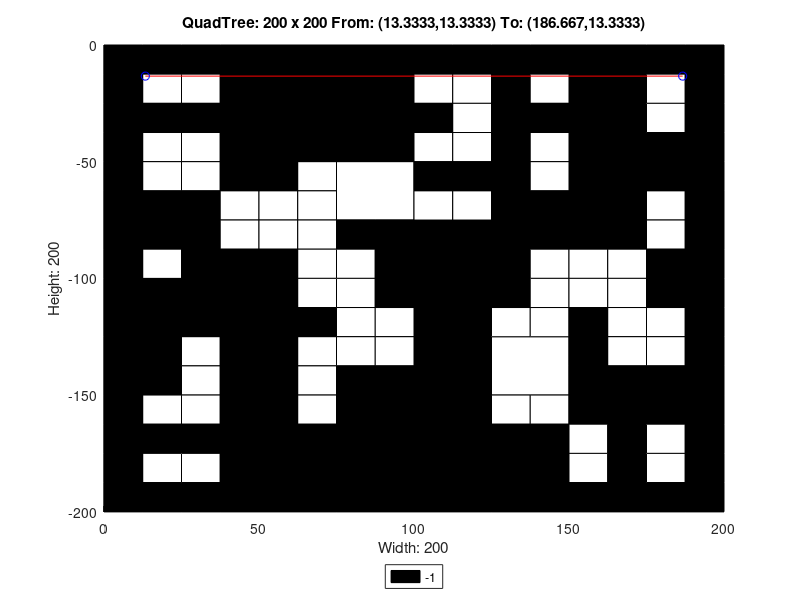

Reproduce this figure in MATLAB.
axis([0 200 -200 0]);
title('QuadTree: 200 x 200 From: (13.3333,13.3333) To: (186.667,13.3333)');
xlabel('Width: 200');
ylabel('Height: 200');
rectangle('Position',[50 -50 50 50], 'FaceColor',[0 0 0]);
rectangle('Position',[75 -75 25 25], 'FaceColor',[1 1 1]);
rectangle('Position',[150 -25 25 25], 'FaceColor',[0 0 0]);
rectangle('Position',[150 -50 25 25], 'FaceColor',[0 0 0]);
rectangle('Position',[100 -100 25 25], 'FaceColor',[0 0 0]);
rectangle('Position',[150 -75 25 25], 'FaceColor',[0 0 0]);
rectangle('Position',[0 -125 25 25], 'FaceColor',[0 0 0]);
rectangle('Position',[25 -125 25 25], 'FaceColor',[0 0 0]);
rectangle('Position',[0 -150 25 25], 'FaceColor',[0 0 0]);
rectangle('Position',[75 -175 25 25], 'FaceColor',[0 0 0]);
rectangle('Position',[50 -200 25 25], 'FaceColor',[0 0 0]);
rectangle('Position',[75 -200 25 25], 'FaceColor',[0 0 0]);
rectangle('Position',[100 -125 25 25], 'FaceColor',[0 0 0]);
rectangle('Position',[100 -150 25 25], 'FaceColor',[0 0 0]);
rectangle('Position',[125 -150 25 25], 'FaceColor',[1 1 1]);
rectangle('Position',[100 -175 25 25], 'FaceColor',[0 0 0]);
rectangle('Position',[100 -200 25 25], 'FaceColor',[0 0 0]);
rectangle('Position',[125 -200 25 25], 'FaceColor',[0 0 0]);
rectangle('Position',[0 -12.5 12.5 12.5], 'FaceColor',[0 0 0]);
rectangle('Position',[12.5 -12.5 12.5 12.5], 'FaceColor',[0 0 0]);
rectangle('Position',[0 -25 12.5 12.5], 'FaceColor',[0 0 0]);
rectangle('Position',[12.5 -25 12.5 12.5], 'FaceColor',[1 1 1]);
rectangle('Position',[25 -12.5 12.5 12.5], 'FaceColor',[0 0 0]);
rectangle('Position',[37.5 -12.5 12.5 12.5], 'FaceColor',[0 0 0]);
rectangle('Position',[25 -25 12.5 12.5], 'FaceColor',[1 1 1]);
rectangle('Position',[37.5 -25 12.5 12.5], 'FaceColor',[0 0 0]);
rectangle('Position',[0 -37.5 12.5 12.5], 'FaceColor',[0 0 0]);
rectangle('Position',[12.5 -37.5 12.5 12.5], 'FaceColor',[0 0 0]);
rectangle('Position',[0 -50 12.5 12.5], 'FaceColor',[0 0 0]);
rectangle('Position',[12.5 -50 12.5 12.5], 'FaceColor',[1 1 1]);
rectangle('Position',[25 -37.5 12.5 12.5], 'FaceColor',[0 0 0]);
rectangle('Position',[37.5 -37.5 12.5 12.5], 'FaceColor',[0 0 0]);
rectangle('Position',[25 -50 12.5 12.5], 'FaceColor',[1 1 1]);
rectangle('Position',[37.5 -50 12.5 12.5], 'FaceColor',[0 0 0]);
rectangle('Position',[0 -62.5 12.5 12.5], 'FaceColor',[0 0 0]);
rectangle('Position',[12.5 -62.5 12.5 12.5], 'FaceColor',[1 1 1]);
rectangle('Position',[0 -75 12.5 12.5], 'FaceColor',[0 0 0]);
rectangle('Position',[12.5 -75 12.5 12.5], 'FaceColor',[0 0 0]);
rectangle('Position',[25 -62.5 12.5 12.5], 'FaceColor',[1 1 1]);
rectangle('Position',[37.5 -62.5 12.5 12.5], 'FaceColor',[0 0 0]);
rectangle('Position',[25 -75 12.5 12.5], 'FaceColor',[0 0 0]);
rectangle('Position',[37.5 -75 12.5 12.5], 'FaceColor',[1 1 1]);
rectangle('Position',[0 -87.5 12.5 12.5], 'FaceColor',[0 0 0]);
rectangle('Position',[12.5 -87.5 12.5 12.5], 'FaceColor',[0 0 0]);
rectangle('Position',[0 -100 12.5 12.5], 'FaceColor',[0 0 0]);
rectangle('Position',[12.5 -100 12.5 12.5], 'FaceColor',[1 1 1]);
rectangle('Position',[25 -87.5 12.5 12.5], 'FaceColor',[0 0 0]);
rectangle('Position',[37.5 -87.5 12.5 12.5], 'FaceColor',[1 1 1]);
rectangle('Position',[25 -100 12.5 12.5], 'FaceColor',[0 0 0]);
rectangle('Position',[37.5 -100 12.5 12.5], 'FaceColor',[0 0 0]);
rectangle('Position',[50 -62.5 12.5 12.5], 'FaceColor',[0 0 0]);
rectangle('Position',[62.5 -62.5 12.5 12.5], 'FaceColor',[1 1 1]);
rectangle('Position',[50 -75 12.5 12.5], 'FaceColor',[1 1 1]);
rectangle('Position',[62.5 -75 12.5 12.5], 'FaceColor',[1 1 1]);
rectangle('Position',[50 -87.5 12.5 12.5], 'FaceColor',[1 1 1]);
rectangle('Position',[62.5 -87.5 12.5 12.5], 'FaceColor',[1 1 1]);
rectangle('Position',[50 -100 12.5 12.5], 'FaceColor',[0 0 0]);
rectangle('Position',[62.5 -100 12.5 12.5], 'FaceColor',[1 1 1]);
rectangle('Position',[75 -87.5 12.5 12.5], 'FaceColor',[0 0 0]);
rectangle('Position',[87.5 -87.5 12.5 12.5], 'FaceColor',[0 0 0]);
rectangle('Position',[75 -100 12.5 12.5], 'FaceColor',[1 1 1]);
rectangle('Position',[87.5 -100 12.5 12.5], 'FaceColor',[0 0 0]);
rectangle('Position',[100 -12.5 12.5 12.5], 'FaceColor',[0 0 0]);
rectangle('Position',[112.5 -12.5 12.5 12.5], 'FaceColor',[0 0 0]);
rectangle('Position',[100 -25 12.5 12.5], 'FaceColor',[1 1 1]);
rectangle('Position',[112.5 -25 12.5 12.5], 'FaceColor',[1 1 1]);
rectangle('Position',[125 -12.5 12.5 12.5], 'FaceColor',[0 0 0]);
rectangle('Position',[137.5 -12.5 12.5 12.5], 'FaceColor',[0 0 0]);
rectangle('Position',[125 -25 12.5 12.5], 'FaceColor',[0 0 0]);
rectangle('Position',[137.5 -25 12.5 12.5], 'FaceColor',[1 1 1]);
rectangle('Position',[100 -37.5 12.5 12.5], 'FaceColor',[0 0 0]);
rectangle('Position',[112.5 -37.5 12.5 12.5], 'FaceColor',[1 1 1]);
rectangle('Position',[100 -50 12.5 12.5], 'FaceColor',[1 1 1]);
rectangle('Position',[112.5 -50 12.5 12.5], 'FaceColor',[1 1 1]);
rectangle('Position',[125 -37.5 12.5 12.5], 'FaceColor',[0 0 0]);
rectangle('Position',[137.5 -37.5 12.5 12.5], 'FaceColor',[0 0 0]);
rectangle('Position',[125 -50 12.5 12.5], 'FaceColor',[0 0 0]);
rectangle('Position',[137.5 -50 12.5 12.5], 'FaceColor',[1 1 1]);
rectangle('Position',[175 -12.5 12.5 12.5], 'FaceColor',[0 0 0]);
rectangle('Position',[187.5 -12.5 12.5 12.5], 'FaceColor',[0 0 0]);
rectangle('Position',[175 -25 12.5 12.5], 'FaceColor',[1 1 1]);
rectangle('Position',[187.5 -25 12.5 12.5], 'FaceColor',[0 0 0]);
rectangle('Position',[175 -37.5 12.5 12.5], 'FaceColor',[1 1 1]);
rectangle('Position',[187.5 -37.5 12.5 12.5], 'FaceColor',[0 0 0]);
rectangle('Position',[175 -50 12.5 12.5], 'FaceColor',[0 0 0]);
rectangle('Position',[187.5 -50 12.5 12.5], 'FaceColor',[0 0 0]);
rectangle('Position',[100 -62.5 12.5 12.5], 'FaceColor',[0 0 0]);
rectangle('Position',[112.5 -62.5 12.5 12.5], 'FaceColor',[0 0 0]);
rectangle('Position',[100 -75 12.5 12.5], 'FaceColor',[1 1 1]);
rectangle('Position',[112.5 -75 12.5 12.5], 'FaceColor',[1 1 1]);
rectangle('Position',[125 -62.5 12.5 12.5], 'FaceColor',[0 0 0]);
rectangle('Position',[137.5 -62.5 12.5 12.5], 'FaceColor',[1 1 1]);
rectangle('Position',[125 -75 12.5 12.5], 'FaceColor',[0 0 0]);
rectangle('Position',[137.5 -75 12.5 12.5], 'FaceColor',[0 0 0]);
rectangle('Position',[125 -87.5 12.5 12.5], 'FaceColor',[0 0 0]);
rectangle('Position',[137.5 -87.5 12.5 12.5], 'FaceColor',[0 0 0]);
rectangle('Position',[125 -100 12.5 12.5], 'FaceColor',[0 0 0]);
rectangle('Position',[137.5 -100 12.5 12.5], 'FaceColor',[1 1 1]);
rectangle('Position',[175 -62.5 12.5 12.5], 'FaceColor',[0 0 0]);
rectangle('Position',[187.5 -62.5 12.5 12.5], 'FaceColor',[0 0 0]);
rectangle('Position',[175 -75 12.5 12.5], 'FaceColor',[1 1 1]);
rectangle('Position',[187.5 -75 12.5 12.5], 'FaceColor',[0 0 0]);
rectangle('Position',[150 -87.5 12.5 12.5], 'FaceColor',[0 0 0]);
rectangle('Position',[162.5 -87.5 12.5 12.5], 'FaceColor',[0 0 0]);
rectangle('Position',[150 -100 12.5 12.5], 'FaceColor',[1 1 1]);
rectangle('Position',[162.5 -100 12.5 12.5], 'FaceColor',[1 1 1]);
rectangle('Position',[175 -87.5 12.5 12.5], 'FaceColor',[1 1 1]);
rectangle('Position',[187.5 -87.5 12.5 12.5], 'FaceColor',[0 0 0]);
rectangle('Position',[175 -100 12.5 12.5], 'FaceColor',[0 0 0]);
rectangle('Position',[187.5 -100 12.5 12.5], 'FaceColor',[0 0 0]);
rectangle('Position',[25 -137.5 12.5 12.5], 'FaceColor',[1 1 1]);
rectangle('Position',[37.5 -137.5 12.5 12.5], 'FaceColor',[0 0 0]);
rectangle('Position',[25 -150 12.5 12.5], 'FaceColor',[1 1 1]);
rectangle('Position',[37.5 -150 12.5 12.5], 'FaceColor',[0 0 0]);
rectangle('Position',[50 -112.5 12.5 12.5], 'FaceColor',[0 0 0]);
rectangle('Position',[62.5 -112.5 12.5 12.5], 'FaceColor',[1 1 1]);
rectangle('Position',[50 -125 12.5 12.5], 'FaceColor',[0 0 0]);
rectangle('Position',[62.5 -125 12.5 12.5], 'FaceColor',[0 0 0]);
rectangle('Position',[75 -112.5 12.5 12.5], 'FaceColor',[1 1 1]);
rectangle('Position',[87.5 -112.5 12.5 12.5], 'FaceColor',[0 0 0]);
rectangle('Position',[75 -125 12.5 12.5], 'FaceColor',[1 1 1]);
rectangle('Position',[87.5 -125 12.5 12.5], 'FaceColor',[1 1 1]);
rectangle('Position',[50 -137.5 12.5 12.5], 'FaceColor',[0 0 0]);
rectangle('Position',[62.5 -137.5 12.5 12.5], 'FaceColor',[1 1 1]);
rectangle('Position',[50 -150 12.5 12.5], 'FaceColor',[0 0 0]);
rectangle('Position',[62.5 -150 12.5 12.5], 'FaceColor',[1 1 1]);
rectangle('Position',[75 -137.5 12.5 12.5], 'FaceColor',[1 1 1]);
rectangle('Position',[87.5 -137.5 12.5 12.5], 'FaceColor',[1 1 1]);
rectangle('Position',[75 -150 12.5 12.5], 'FaceColor',[0 0 0]);
rectangle('Position',[87.5 -150 12.5 12.5], 'FaceColor',[0 0 0]);
rectangle('Position',[0 -162.5 12.5 12.5], 'FaceColor',[0 0 0]);
rectangle('Position',[12.5 -162.5 12.5 12.5], 'FaceColor',[1 1 1]);
rectangle('Position',[0 -175 12.5 12.5], 'FaceColor',[0 0 0]);
rectangle('Position',[12.5 -175 12.5 12.5], 'FaceColor',[0 0 0]);
rectangle('Position',[25 -162.5 12.5 12.5], 'FaceColor',[1 1 1]);
rectangle('Position',[37.5 -162.5 12.5 12.5], 'FaceColor',[0 0 0]);
rectangle('Position',[25 -175 12.5 12.5], 'FaceColor',[0 0 0]);
rectangle('Position',[37.5 -175 12.5 12.5], 'FaceColor',[0 0 0]);
rectangle('Position',[0 -187.5 12.5 12.5], 'FaceColor',[0 0 0]);
rectangle('Position',[12.5 -187.5 12.5 12.5], 'FaceColor',[1 1 1]);
rectangle('Position',[0 -200 12.5 12.5], 'FaceColor',[0 0 0]);
rectangle('Position',[12.5 -200 12.5 12.5], 'FaceColor',[0 0 0]);
rectangle('Position',[25 -187.5 12.5 12.5], 'FaceColor',[1 1 1]);
rectangle('Position',[37.5 -187.5 12.5 12.5], 'FaceColor',[0 0 0]);
rectangle('Position',[25 -200 12.5 12.5], 'FaceColor',[0 0 0]);
rectangle('Position',[37.5 -200 12.5 12.5], 'FaceColor',[0 0 0]);
rectangle('Position',[50 -162.5 12.5 12.5], 'FaceColor',[0 0 0]);
rectangle('Position',[62.5 -162.5 12.5 12.5], 'FaceColor',[1 1 1]);
rectangle('Position',[50 -175 12.5 12.5], 'FaceColor',[0 0 0]);
rectangle('Position',[62.5 -175 12.5 12.5], 'FaceColor',[0 0 0]);
rectangle('Position',[125 -112.5 12.5 12.5], 'FaceColor',[0 0 0]);
rectangle('Position',[137.5 -112.5 12.5 12.5], 'FaceColor',[1 1 1]);
rectangle('Position',[125 -125 12.5 12.5], 'FaceColor',[1 1 1]);
rectangle('Position',[137.5 -125 12.5 12.5], 'FaceColor',[1 1 1]);
rectangle('Position',[150 -112.5 12.5 12.5], 'FaceColor',[1 1 1]);
rectangle('Position',[162.5 -112.5 12.5 12.5], 'FaceColor',[1 1 1]);
rectangle('Position',[150 -125 12.5 12.5], 'FaceColor',[0 0 0]);
rectangle('Position',[162.5 -125 12.5 12.5], 'FaceColor',[1 1 1]);
rectangle('Position',[175 -112.5 12.5 12.5], 'FaceColor',[0 0 0]);
rectangle('Position',[187.5 -112.5 12.5 12.5], 'FaceColor',[0 0 0]);
rectangle('Position',[175 -125 12.5 12.5], 'FaceColor',[1 1 1]);
rectangle('Position',[187.5 -125 12.5 12.5], 'FaceColor',[0 0 0]);
rectangle('Position',[150 -137.5 12.5 12.5], 'FaceColor',[0 0 0]);
rectangle('Position',[162.5 -137.5 12.5 12.5], 'FaceColor',[1 1 1]);
rectangle('Position',[150 -150 12.5 12.5], 'FaceColor',[0 0 0]);
rectangle('Position',[162.5 -150 12.5 12.5], 'FaceColor',[0 0 0]);
rectangle('Position',[175 -137.5 12.5 12.5], 'FaceColor',[1 1 1]);
rectangle('Position',[187.5 -137.5 12.5 12.5], 'FaceColor',[0 0 0]);
rectangle('Position',[175 -150 12.5 12.5], 'FaceColor',[0 0 0]);
rectangle('Position',[187.5 -150 12.5 12.5], 'FaceColor',[0 0 0]);
rectangle('Position',[125 -162.5 12.5 12.5], 'FaceColor',[1 1 1]);
rectangle('Position',[137.5 -162.5 12.5 12.5], 'FaceColor',[1 1 1]);
rectangle('Position',[125 -175 12.5 12.5], 'FaceColor',[0 0 0]);
rectangle('Position',[137.5 -175 12.5 12.5], 'FaceColor',[0 0 0]);
rectangle('Position',[150 -162.5 12.5 12.5], 'FaceColor',[0 0 0]);
rectangle('Position',[162.5 -162.5 12.5 12.5], 'FaceColor',[0 0 0]);
rectangle('Position',[150 -175 12.5 12.5], 'FaceColor',[1 1 1]);
rectangle('Position',[162.5 -175 12.5 12.5], 'FaceColor',[0 0 0]);
rectangle('Position',[175 -162.5 12.5 12.5], 'FaceColor',[0 0 0]);
rectangle('Position',[187.5 -162.5 12.5 12.5], 'FaceColor',[0 0 0]);
rectangle('Position',[175 -175 12.5 12.5], 'FaceColor',[1 1 1]);
rectangle('Position',[187.5 -175 12.5 12.5], 'FaceColor',[0 0 0]);
rectangle('Position',[150 -187.5 12.5 12.5], 'FaceColor',[1 1 1]);
rectangle('Position',[162.5 -187.5 12.5 12.5], 'FaceColor',[0 0 0]);
rectangle('Position',[150 -200 12.5 12.5], 'FaceColor',[0 0 0]);
rectangle('Position',[162.5 -200 12.5 12.5], 'FaceColor',[0 0 0]);
rectangle('Position',[175 -187.5 12.5 12.5], 'FaceColor',[1 1 1]);
rectangle('Position',[187.5 -187.5 12.5 12.5], 'FaceColor',[0 0 0]);
rectangle('Position',[175 -200 12.5 12.5], 'FaceColor',[0 0 0]);
rectangle('Position',[187.5 -200 12.5 12.5], 'FaceColor',[0 0 0]);
X=[186.667,13.3333];
Y=[-13.3333,-13.3333];
hold on;
plot(X,Y,'r');
plot(X,Y,'bo');
legend('-1','Location','southoutside');
